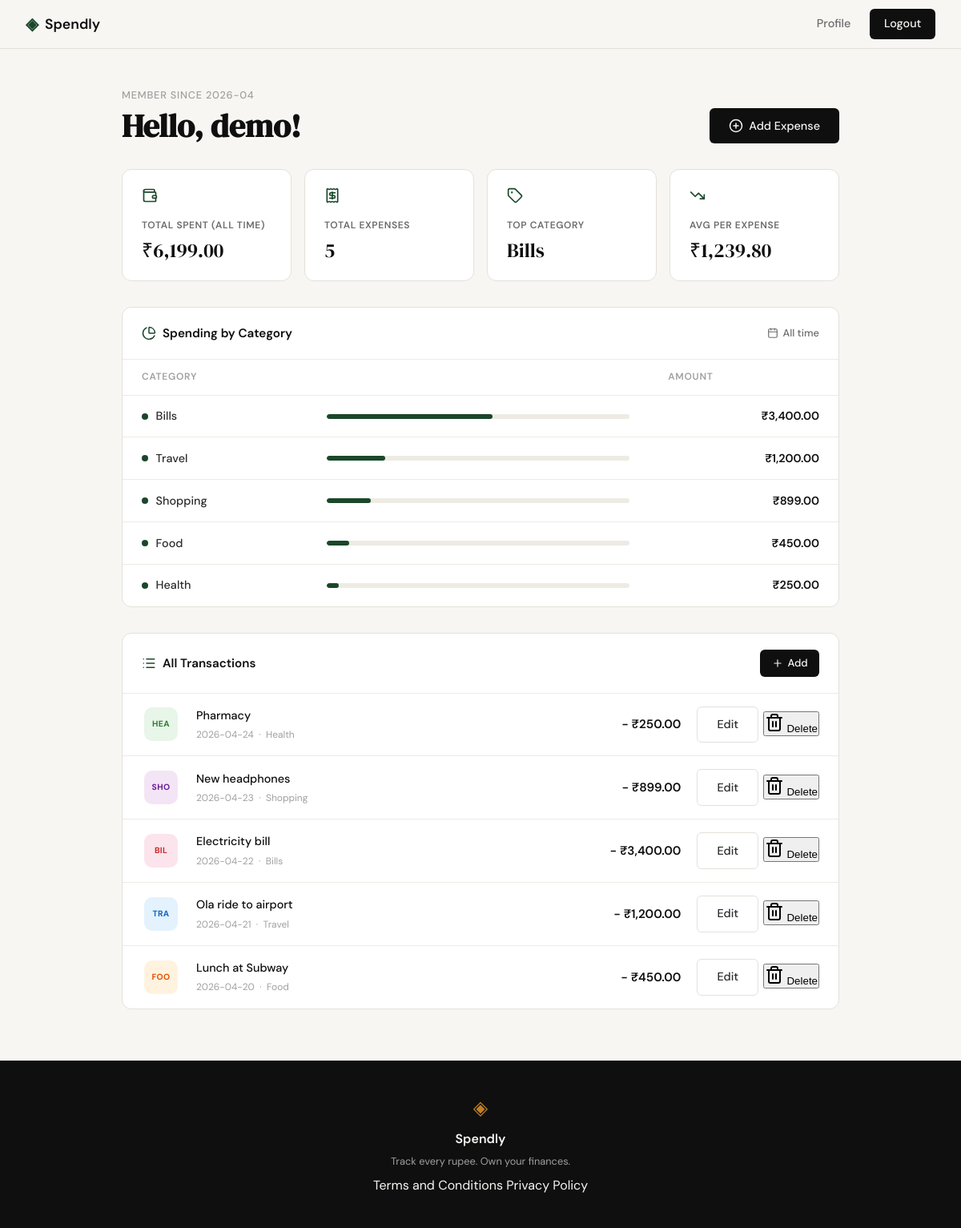
Screenshot of /profile (signed in) with the database file from the repository.
### tables this page shows
CREATE TABLE users (
                id            INTEGER PRIMARY KEY AUTOINCREMENT,
                username      TEXT    NOT NULL UNIQUE,
                email         TEXT    NOT NULL UNIQUE,
                password_hash TEXT    NOT NULL,
                created_at    TEXT    NOT NULL DEFAULT (datetime('now'))
            );

CREATE TABLE categories (
                id   INTEGER PRIMARY KEY AUTOINCREMENT,
                name TEXT    NOT NULL UNIQUE
            );

CREATE TABLE expenses (
                id          INTEGER PRIMARY KEY AUTOINCREMENT,
                user_id     INTEGER NOT NULL REFERENCES users(id) ON DELETE CASCADE,
                amount      REAL    NOT NULL CHECK (amount > 0),
                category_id INTEGER REFERENCES categories(id) ON DELETE SET NULL,
                description TEXT,
                date        TEXT    NOT NULL,
                created_at  TEXT    NOT NULL DEFAULT (datetime('now'))
            );

### app.py (the view)
@app.route("/profile")
def profile():
    user_id = session.get("user_id")
    if not user_id:
        flash("Please log in to view your profile.", "error")
        return redirect(url_for("login"))
    user       = get_user_by_id(user_id)
    summary    = get_expense_summary(user_id)
    expenses   = get_all_expenses(user_id)
    categories = get_all_categories()
    return render_template(
        "profile.html",
        user=user,
        summary=summary,
        expenses=expenses,
        categories=categories,
    )

### app.py (called while the page is built)
@app.template_filter("format_inr")
def format_inr(value):
    return "₹{:,.2f}".format(float(value or 0))

### database/db.py (called while the page is built)
def get_db():
    conn = sqlite3.connect(DB_PATH)
    conn.row_factory = sqlite3.Row
    conn.execute("PRAGMA foreign_keys = ON")
    return conn

def get_user_by_id(user_id):
    conn = get_db()
    try:
        return conn.execute(
            "SELECT id, username, email, created_at FROM users WHERE id = ?",
            (user_id,),
        ).fetchone()
    finally:
        conn.close()

def get_all_expenses(user_id):
    conn = get_db()
    try:
        return conn.execute(
            """
            SELECT
                e.id,
                e.amount,
                e.description,
                e.date,
                COALESCE(c.name, 'Uncategorised') AS category_name
            FROM expenses e
            LEFT JOIN categories c ON c.id = e.category_id
            WHERE e.user_id = ?
            ORDER BY e.date DESC, e.created_at DESC
            """,
            (user_id,),
        ).fetchall()
    finally:
        conn.close()

def get_all_categories():
    conn = get_db()
    try:
        return conn.execute(
            "SELECT id, name FROM categories ORDER BY name ASC"
        ).fetchall()
    finally:
        conn.close()

### templates/profile.html (shortened to what this page needs)
{% extends "base.html" %}
{% block head %}
<link rel="stylesheet" href="{{ url_for('static', filename='css/profile.css') }}">
{% endblock %}
{% block content %}
<div class="profile-page">
  <header class="profile-header">
    <div class="profile-header-left">
      <p class="profile-since">Member since {{ user["created_at"][:7] }}</p>
      <h1 class="profile-greeting">Hello, {{ user["username"] }}!</h1>
    </div>
    <a href="{{ url_for('add_expense') }}" class="btn-primary profile-add-btn">
      <i data-lucide="plus-circle"></i>
      Add Expense
    </a>
  </header>
  <section class="profile-stats" aria-label="Monthly summary">
    <div class="stat-card">
      <div class="stat-icon"><i data-lucide="wallet"></i></div>
      <p class="stat-label">Total Spent (All Time)</p>
      <p class="stat-value">{{ summary.total_amount | format_inr }}</p>
    </div>
    <div class="stat-card">
      <div class="stat-icon"><i data-lucide="receipt"></i></div>
      <p class="stat-label">Total Expenses</p>
      <p class="stat-value">{{ summary.expense_count }}</p>
    </div>
    <div class="stat-card">
      <div class="stat-icon"><i data-lucide="tag"></i></div>
      <p class="stat-label">Top Category</p>
      <p class="stat-value">
        {% if summary.categories %}
          {{ summary.categories[0]["category_name"] }}
        {% else %}
          —
        {% endif %}
      </p>
    </div>
    <div class="stat-card">
      <div class="stat-icon"><i data-lucide="trending-down"></i></div>
      <p class="stat-label">Avg per Expense</p>
      <p class="stat-value">
        {% if summary.expense_count > 0 %}
          {{ (summary.total_amount / summary.expense_count) | format_inr }}
        {% else %}
          ₹0.00
        {% endif %}
      </p>
    </div>
  </section>
  <section class="profile-breakdown">
    <div class="breakdown-card">
      <div class="breakdown-header">
        <h2 class="breakdown-title">
          <i data-lucide="pie-chart"></i>
          Spending by Category
        </h2>
        <span class="breakdown-month">
          <i data-lucide="calendar"></i>
          All time
        </span>
      </div>
      {% if summary.expense_count == 0 %}
        <div class="profile-empty">
          <div class="empty-icon">
            <i data-lucide="inbox"></i>
          </div>
          <p class="empty-title">No expenses yet</p>
          <p class="empty-body">
            Start tracking your spending — add your first expense below.
          </p>
          <a href="{{ url_for('add_expense') }}" class="btn-primary">
            <i data-lucide="plus-circle"></i>
            Add your first expense
          </a>
        </div>
      {% else %}
        <div class="breakdown-table-wrap">
          <table class="breakdown-table" aria-label="Category breakdown">
            <thead>
              <tr>
                <th class="col-cat">Category</th>
                <th class="col-bar" aria-hidden="true"></th>
                <th class="col-amt">Amount</th>
              </tr>
            </thead>
            <tbody>
              {% for row in summary.categories %}
              {% set pct = (row["category_total"] / summary.total_amount * 100) | round(1) %}
              <tr>
                <td class="col-cat">
                  <span class="cat-dot"></span>
                  {{ row["category_name"] }}
                </td>
                <td class="col-bar" aria-hidden="true">
                  <div class="bar-track">
                    <div class="bar-fill" style="width: {{ pct }}%"></div>
                  </div>
                </td>
                <td class="col-amt">{{ row["category_total"] | format_inr }}</td>
              </tr>
              {% endfor %}
            </tbody>
          </table>
        </div>
      {% endif %}
    </div>
  </section>
  <section class="profile-transactions">
    <div class="txn-card">
      <div class="txn-header">
        <h2 class="txn-title">
          <i data-lucide="list"></i>
          All Transactions
        </h2>
        <a href="{{ url_for('add_expense') }}" class="btn-primary txn-add-btn">
          <i data-lucide="plus"></i>
          Add
        </a>
      </div>
      {% if expenses %}
        <div class="txn-table-wrap">
          <table class="txn-table" aria-label="Transaction history">
            <tbody>
              {% for e in expenses %}
              <tr class="txn-row">
                <td class="txn-col-cat">
                  <span class="txn-cat-badge" data-cat="{{ e['category_name'] }}">
                    {{ e["category_name"][:3] }}
                  </span>
                </td>
                <td class="txn-col-desc">
                  <span class="txn-desc-text">{{ e["description"] or "—" }}</span>
                  <span class="txn-desc-meta">{{ e["date"] }} &nbsp;·&nbsp; {{ e["category_name"] }}</span>
                </td>
                <td class="txn-col-amt">−&nbsp;{{ e["amount"] | format_inr }}</td>
                <td class="txn-col-actions">
                  <a href="{{ url_for('edit_expense', id=e['id']) }}"
                     class="btn-ghost btn-sm"
                     aria-label="Edit expense">Edit</a>
                  <form method="POST"
                        action="{{ url_for('delete_expense', id=e['id']) }}"
                        class="txn-delete-form"
                        onsubmit="return confirm('Delete this expense?')">
                    <button type="submit"
                            class="btn-danger-sm"
                            aria-label="Delete expense">
                      <i data-lucide="trash-2"></i>
                      <span>Delete</span>
                    </button>
                  </form>
                </td>
              </tr>
              {% endfor %}
            </tbody>
          </table>
        </div>
      {% else %}
        <div class="txn-empty">
          <i data-lucide="inbox"></i>
          <p>No transactions recorded yet.</p>
          <a href="{{ url_for('add_expense') }}">Add your first expense →</a>
        </div>
      {% endif %}
    </div>
  </section>
</div>
{% endblock %}

### static/css/style.css (style rules this page uses)
:root { --ink: #0f0f0f; --ink-soft: #2d2d2d; --ink-muted: #6b6b6b; --ink-faint: #a0a0a0; --paper: #f7f6f3; --paper-warm: #f0ede6; --paper-card: #ffffff; --accent: #1a472a; --accent-light: #e8f0eb; --accent-2: #c17f24; --accent-2-light: #fdf3e3; --danger: #c0392b; --danger-light: #fdecea; --border: #e4e1da; --border-soft: #eeebe4; --font-display: 'DM Serif Display', Georgia, serif; --font-body: 'DM Sans', system-ui, sans-serif; --max-width: 1200px; --auth-width: 440px; --radius-sm: 6px; --radius-md: 12px; --radius-lg: 20px; }
*, *::before, *::after { box-sizing: border-box; margin: 0; padding: 0; }
html { font-size: 16px; scroll-behavior: smooth; }
body { background: var(--paper); color: var(--ink); font-family: var(--font-body); font-size: 1rem; line-height: 1.6; -webkit-font-smoothing: antialiased; }
a { color: inherit; text-decoration: none; }
.btn-primary { display: inline-block; background: var(--ink); color: var(--paper); padding: 0.65rem 1.5rem; border-radius: var(--radius-sm); font-family: var(--font-body); font-size: 0.9rem; font-weight: 500; cursor: pointer; border: none; transition: background 0.2s; text-decoration: none; }
.btn-ghost { display: inline-block; background: transparent; color: var(--ink-soft); padding: 0.65rem 1.5rem; border-radius: var(--radius-sm); font-size: 0.9rem; font-weight: 500; border: 1px solid var(--border); transition: all 0.2s; text-decoration: none; }

### rows the page displays
users: created_at "2026-04", username "demo"
categories: name "Bills", category_name "Bills", {{ pct }} 54.8 (drawn), category_total "₹3,400.00"
categories: category_name "Travel", {{ pct }} 19.4 (drawn), category_total "₹1,200.00"
categories: category_name "Shopping", {{ pct }} 14.5 (drawn), category_total "₹899.00"
categories: category_name "Food", {{ pct }} 7.3 (drawn), category_total "₹450.00"
categories: category_name "Health", {{ pct }} 4.0 (drawn), category_total "₹250.00"
expenses: category_name "HEA", description "Pharmacy", date "2026-04-24", category_name "Health", amount "₹250.00"
expenses: category_name "SHO", description "New headphones", date "2026-04-23", category_name "Shopping", amount "₹899.00"
expenses: category_name "BIL", description "Electricity bill", date "2026-04-22", category_name "Bills", amount "₹3,400.00"
expenses: category_name "TRA", description "Ola ride to airport", date "2026-04-21", category_name "Travel", amount "₹1,200.00"
expenses: category_name "FOO", description "Lunch at Subway", date "2026-04-20", category_name "Food", amount "₹450.00"

### other values shown
{{ summary.total_amount | format_inr }} "₹6,199.00"
{{ summary.expense_count }} "5"
{{ (summary.total_amount / summary.expense_count) | format_inr }} "₹1,239.80"
